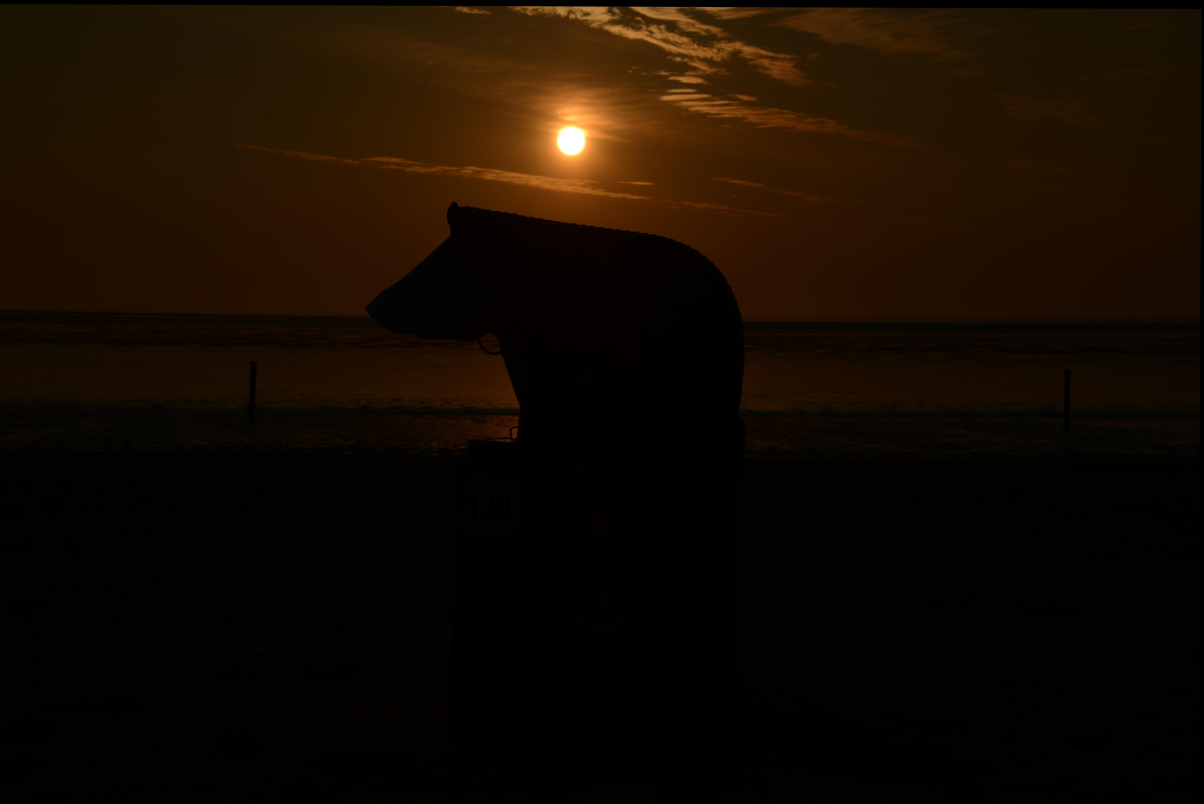
#> input picture downsampled1.JPG, 6016 x 4016 px (shown at 1/5 size)
$ python -i matris.py   (imports and definitions only)
#> lines starting #> are read from the running program, lines starting #| are printed output that depends on the picture
# Ett försök på egen implementering

import numpy as np
import scipy.sparse as sp
import scipy.sparse.linalg as spla
import imageio
import glob
import piexif
from scipy.interpolate import interp1d
import matplotlib.pyplot as plt
import cv2

def align_images(images):
    N, H, W, C = images.shape  # Extract dimensions
    ref_idx = 0  # Choose the first image as the reference
    ref_image = images[ref_idx]
    aligned_images = [ref_image]

    # Convert reference to grayscale
    ref_gray = cv2.cvtColor(ref_image, cv2.COLOR_BGR2GRAY)

    # Use SIFT instead of ORB for better feature detection
    sift = cv2.SIFT_create()
    keypoints1, descriptors1 = sift.detectAndCompute(ref_gray, None)

    for i in range(1, N):
        img_gray = cv2.cvtColor(images[i], cv2.COLOR_BGR2GRAY)

        # Apply Adaptive Histogram Equalization (CLAHE) to improve feature detection in dark images
        clahe = cv2.createCLAHE(clipLimit=3.0, tileGridSize=(8, 8))
        img_gray = clahe.apply(img_gray)

        keypoints2, descriptors2 = sift.detectAndCompute(img_gray, None)

        if descriptors2 is None or len(keypoints2) < 10:  # Skip alignment if too few features
            print(f"Skipping alignment for image {i} due to low feature detection.")
            aligned_images.append(images[i])
            continue

        # Use FLANN-based matcher
        index_params = dict(algorithm=1, trees=5)
        search_params = dict(checks=50)
        flann = cv2.FlannBasedMatcher(index_params, search_params)

        matches = flann.knnMatch(descriptors1, descriptors2, k=2)

        # Apply Lowe’s ratio test
        good_matches = [m for m, n in matches if m.distance < 0.7 * n.distance]

        if len(good_matches) < 10:  # Skip alignment if not enough good matches
            print(f"Skipping alignment for image {i} due to insufficient good matches.")
            aligned_images.append(images[i])
            continue

        # Extract matched keypoints
        src_pts = np.float32([keypoints2[m.trainIdx].pt for m in good_matches]).reshape(-1, 1, 2)
        dst_pts = np.float32([keypoints1[m.queryIdx].pt for m in good_matches]).reshape(-1, 1, 2)

        # Compute Affine Transformation instead of Homography (prevents stretching)
        M, _ = cv2.estimateAffinePartial2D(src_pts, dst_pts, method=cv2.RANSAC)

        if M is None:  # Skip if transformation fails
            print(f"Skipping alignment for image {i} due to transformation failure.")
            aligned_images.append(images[i])
            continue

        # Warp image using Affine transformation (prevents stretching)
        aligned = cv2.warpAffine(images[i], M, (W, H))

        aligned_images.append(aligned)

    return np.array(aligned_images)


epsilon = 1e-6

# [140 lines left out: functions load_exposure_images, create_g_function, approximate_g, compute_weights, compute_image_weights, merge_hdr and 1 more, not called in this run]


def save_image(filename, image):
    imageio.imwrite(filename, image)

# [11 lines left out: function rand_pixels, not called in this run]

# [41 lines not run here, left out]


>>> import cv2
>>> picture = cv2.imread('downsampled1.JPG', cv2.IMREAD_GRAYSCALE)
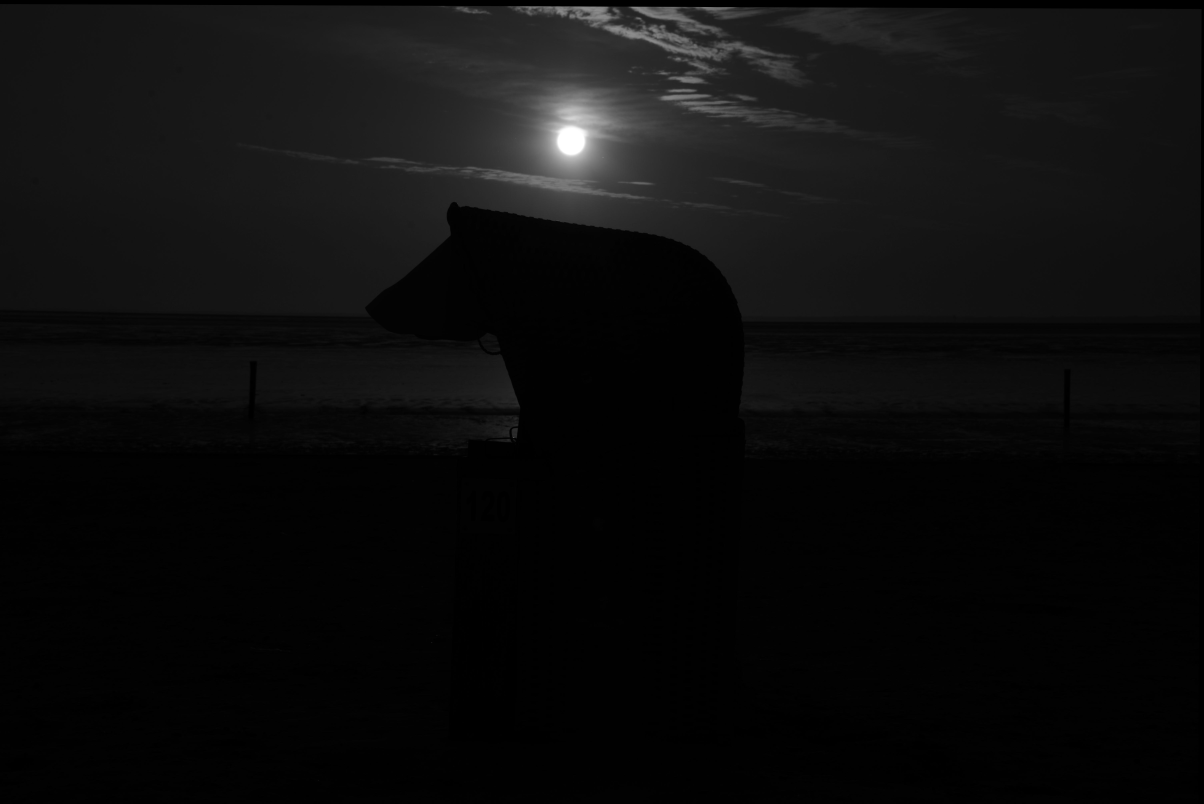
#> picture: shape (4016, 6016) (shown at 1/5 size); min 0, max 255, mean 13.1
#> (the run stopped early here; a loop or call above may not have finished)
